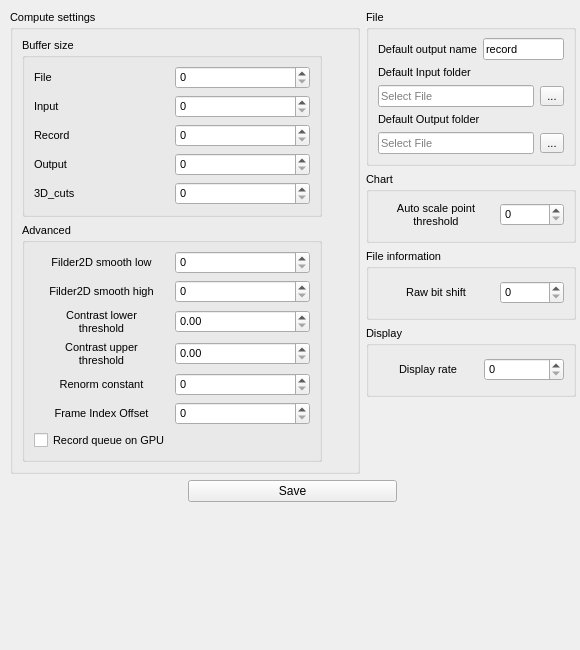
<?xml version="1.0" encoding="UTF-8"?>
<ui version="4.0">
 <class>AdvancedSettingsWindow</class>
 <widget class="QMainWindow" name="AdvancedSettingsWindow">
  <property name="geometry">
   <rect>
    <x>0</x>
    <y>0</y>
    <width>580</width>
    <height>650</height>
   </rect>
  </property>
  <property name="sizePolicy">
   <sizepolicy hsizetype="Fixed" vsizetype="Fixed">
    <horstretch>0</horstretch>
    <verstretch>0</verstretch>
   </sizepolicy>
  </property>
  <property name="minimumSize">
   <size>
    <width>450</width>
    <height>560</height>
   </size>
  </property>
  <property name="windowTitle">
   <string>Advanced Settings</string>
  </property>
  <property name="animated">
   <bool>false</bool>
  </property>
  <widget class="QWidget" name="CentralWidget">
   <property name="sizePolicy">
    <sizepolicy hsizetype="Fixed" vsizetype="Fixed">
     <horstretch>0</horstretch>
     <verstretch>0</verstretch>
    </sizepolicy>
   </property>
   <property name="acceptDrops">
    <bool>true</bool>
   </property>
   <widget class="QWidget" name="gridLayoutWidget">
    <property name="geometry">
     <rect>
      <x>10</x>
      <y>10</y>
      <width>428</width>
      <height>428</height>
     </rect>
    </property>
    <layout class="QGridLayout" name="gridLayout">
     <property name="sizeConstraint">
      <enum>QLayout::SetFixedSize</enum>
     </property>
     <item row="3" column="1">
      <widget class="holovibes::gui::GroupBox" name="DisplayGroupbox">
       <property name="sizePolicy">
        <sizepolicy hsizetype="Fixed" vsizetype="Preferred">
         <horstretch>1</horstretch>
         <verstretch>0</verstretch>
        </sizepolicy>
       </property>
       <property name="minimumSize">
        <size>
         <width>210</width>
         <height>0</height>
        </size>
       </property>
       <property name="maximumSize">
        <size>
         <width>210</width>
         <height>16777215</height>
        </size>
       </property>
       <property name="baseSize">
        <size>
         <width>210</width>
         <height>0</height>
        </size>
       </property>
       <property name="font">
        <font>
         <pointsize>8</pointsize>
        </font>
       </property>
       <property name="toolTip">
        <string notr="true"/>
       </property>
       <property name="toolTipDuration">
        <number>-1</number>
       </property>
       <property name="title">
        <string>Display</string>
       </property>
       <property name="flat">
        <bool>false</bool>
       </property>
       <layout class="QVBoxLayout" name="verticalLayout_18">
        <property name="bottomMargin">
         <number>9</number>
        </property>
        <item>
         <layout class="QHBoxLayout" name="horizontalLayout_3">
          <item>
           <widget class="QLabel" name="displayRateLabel">
            <property name="sizePolicy">
             <sizepolicy hsizetype="Preferred" vsizetype="Preferred">
              <horstretch>0</horstretch>
              <verstretch>0</verstretch>
             </sizepolicy>
            </property>
            <property name="minimumSize">
             <size>
              <width>100</width>
              <height>0</height>
             </size>
            </property>
            <property name="text">
             <string>Display rate</string>
            </property>
            <property name="alignment">
             <set>Qt::AlignCenter</set>
            </property>
           </widget>
          </item>
          <item>
           <widget class="QSpinBox" name="DisplayRateSpinBox">
            <property name="sizePolicy">
             <sizepolicy hsizetype="Fixed" vsizetype="Fixed">
              <horstretch>0</horstretch>
              <verstretch>0</verstretch>
             </sizepolicy>
            </property>
            <property name="minimumSize">
             <size>
              <width>80</width>
              <height>0</height>
             </size>
            </property>
            <property name="layoutDirection">
             <enum>Qt::LeftToRight</enum>
            </property>
            <property name="alignment">
             <set>Qt::AlignLeading|Qt::AlignLeft|Qt::AlignVCenter</set>
            </property>
            <property name="maximum">
             <number>99</number>
            </property>
           </widget>
          </item>
         </layout>
        </item>
       </layout>
      </widget>
     </item>
     <item row="1" column="1">
      <widget class="holovibes::gui::GroupBox" name="ChartGroupBox">
       <property name="sizePolicy">
        <sizepolicy hsizetype="Fixed" vsizetype="Preferred">
         <horstretch>1</horstretch>
         <verstretch>0</verstretch>
        </sizepolicy>
       </property>
       <property name="minimumSize">
        <size>
         <width>210</width>
         <height>0</height>
        </size>
       </property>
       <property name="maximumSize">
        <size>
         <width>210</width>
         <height>16777215</height>
        </size>
       </property>
       <property name="baseSize">
        <size>
         <width>210</width>
         <height>0</height>
        </size>
       </property>
       <property name="font">
        <font>
         <pointsize>8</pointsize>
        </font>
       </property>
       <property name="toolTip">
        <string notr="true"/>
       </property>
       <property name="toolTipDuration">
        <number>-1</number>
       </property>
       <property name="title">
        <string>Chart</string>
       </property>
       <property name="flat">
        <bool>false</bool>
       </property>
       <layout class="QVBoxLayout" name="verticalLayout_16">
        <property name="bottomMargin">
         <number>9</number>
        </property>
        <item>
         <layout class="QHBoxLayout" name="horizontalLayout_2">
          <item>
           <widget class="QLabel" name="autoScaleLabel">
            <property name="sizePolicy">
             <sizepolicy hsizetype="Preferred" vsizetype="Maximum">
              <horstretch>0</horstretch>
              <verstretch>0</verstretch>
             </sizepolicy>
            </property>
            <property name="minimumSize">
             <size>
              <width>100</width>
              <height>0</height>
             </size>
            </property>
            <property name="text">
             <string>Auto scale point
threshold</string>
            </property>
            <property name="alignment">
             <set>Qt::AlignCenter</set>
            </property>
            <property name="wordWrap">
             <bool>true</bool>
            </property>
           </widget>
          </item>
          <item>
           <widget class="QSpinBox" name="autoScalePointThresholdSpinBox">
            <property name="sizePolicy">
             <sizepolicy hsizetype="Fixed" vsizetype="Fixed">
              <horstretch>0</horstretch>
              <verstretch>0</verstretch>
             </sizepolicy>
            </property>
            <property name="minimumSize">
             <size>
              <width>1</width>
              <height>0</height>
             </size>
            </property>
            <property name="layoutDirection">
             <enum>Qt::LeftToRight</enum>
            </property>
            <property name="alignment">
             <set>Qt::AlignLeading|Qt::AlignLeft|Qt::AlignVCenter</set>
            </property>
            <property name="maximum">
             <number>999999999</number>
            </property>
           </widget>
          </item>
         </layout>
        </item>
       </layout>
      </widget>
     </item>
     <item row="0" column="0" rowspan="5">
      <widget class="holovibes::gui::GroupBox" name="ComputeSettingsGroupBox">
       <property name="sizePolicy">
        <sizepolicy hsizetype="Fixed" vsizetype="Preferred">
         <horstretch>1</horstretch>
         <verstretch>0</verstretch>
        </sizepolicy>
       </property>
       <property name="minimumSize">
        <size>
         <width>350</width>
         <height>0</height>
        </size>
       </property>
       <property name="maximumSize">
        <size>
         <width>350</width>
         <height>16777215</height>
        </size>
       </property>
       <property name="baseSize">
        <size>
         <width>350</width>
         <height>0</height>
        </size>
       </property>
       <property name="font">
        <font>
         <pointsize>8</pointsize>
        </font>
       </property>
       <property name="toolTip">
        <string notr="true"/>
       </property>
       <property name="toolTipDuration">
        <number>-1</number>
       </property>
       <property name="title">
        <string>Compute settings</string>
       </property>
       <property name="flat">
        <bool>false</bool>
       </property>
       <layout class="QVBoxLayout" name="verticalLayout_12">
        <property name="bottomMargin">
         <number>9</number>
        </property>
        <item>
         <widget class="holovibes::gui::GroupBox" name="BufferSizeGroupBox">
          <property name="sizePolicy">
           <sizepolicy hsizetype="Fixed" vsizetype="Preferred">
            <horstretch>1</horstretch>
            <verstretch>0</verstretch>
           </sizepolicy>
          </property>
          <property name="minimumSize">
           <size>
            <width>300</width>
            <height>0</height>
           </size>
          </property>
          <property name="maximumSize">
           <size>
            <width>300</width>
            <height>16777215</height>
           </size>
          </property>
          <property name="baseSize">
           <size>
            <width>300</width>
            <height>0</height>
           </size>
          </property>
          <property name="font">
           <font>
            <pointsize>8</pointsize>
           </font>
          </property>
          <property name="toolTip">
           <string notr="true"/>
          </property>
          <property name="toolTipDuration">
           <number>-1</number>
          </property>
          <property name="title">
           <string>Buffer size</string>
          </property>
          <property name="flat">
           <bool>false</bool>
          </property>
          <layout class="QVBoxLayout" name="verticalLayout_13">
           <property name="bottomMargin">
            <number>9</number>
           </property>
           <item>
            <layout class="QGridLayout" name="BufferSizeLayout">
             <property name="sizeConstraint">
              <enum>QLayout::SetMinimumSize</enum>
             </property>
             <item row="0" column="0">
              <widget class="QLabel" name="FileBSLabel">
               <property name="text">
                <string>File</string>
               </property>
              </widget>
             </item>
             <item row="3" column="0">
              <widget class="QLabel" name="OutputLabel">
               <property name="text">
                <string>Output</string>
               </property>
              </widget>
             </item>
             <item row="2" column="0">
              <widget class="QLabel" name="RecordBSLabel">
               <property name="text">
                <string>Record</string>
               </property>
              </widget>
             </item>
             <item row="1" column="0">
              <widget class="QLabel" name="InputBSLabel">
               <property name="text">
                <string>Input</string>
               </property>
              </widget>
             </item>
             <item row="4" column="0">
              <widget class="QLabel" name="Cuts3DbsLabel">
               <property name="text">
                <string>3D_cuts</string>
               </property>
              </widget>
             </item>
             <item row="0" column="1">
              <widget class="QSpinBox" name="FileBSSpinBox">
               <property name="wrapping">
                <bool>false</bool>
               </property>
               <property name="showGroupSeparator" stdset="0">
                <bool>false</bool>
               </property>
               <property name="maximum">
                <number>9999999</number>
               </property>
              </widget>
             </item>
             <item row="1" column="1">
              <widget class="QSpinBox" name="InputBSSpinBox">
               <property name="maximum">
                <number>999999</number>
               </property>
              </widget>
             </item>
             <item row="2" column="1">
              <widget class="QSpinBox" name="RecordBSSpinBox">
               <property name="maximum">
                <number>999999</number>
               </property>
              </widget>
             </item>
             <item row="3" column="1">
              <widget class="QSpinBox" name="OutputBSSpinBox">
               <property name="maximum">
                <number>999999</number>
               </property>
              </widget>
             </item>
             <item row="4" column="1">
              <widget class="QSpinBox" name="Cuts3DBSSpinBox">
               <property name="maximum">
                <number>999999</number>
               </property>
              </widget>
             </item>
            </layout>
           </item>
          </layout>
         </widget>
        </item>
        <item>
         <widget class="holovibes::gui::GroupBox" name="AdvancedGroupBox">
          <property name="sizePolicy">
           <sizepolicy hsizetype="Fixed" vsizetype="Preferred">
            <horstretch>1</horstretch>
            <verstretch>0</verstretch>
           </sizepolicy>
          </property>
          <property name="minimumSize">
           <size>
            <width>300</width>
            <height>0</height>
           </size>
          </property>
          <property name="maximumSize">
           <size>
            <width>300</width>
            <height>16777215</height>
           </size>
          </property>
          <property name="baseSize">
           <size>
            <width>300</width>
            <height>0</height>
           </size>
          </property>
          <property name="font">
           <font>
            <pointsize>8</pointsize>
           </font>
          </property>
          <property name="toolTip">
           <string notr="true"/>
          </property>
          <property name="toolTipDuration">
           <number>-1</number>
          </property>
          <property name="title">
           <string>Advanced</string>
          </property>
          <property name="flat">
           <bool>false</bool>
          </property>
          <layout class="QVBoxLayout" name="verticalLayout_14">
           <property name="bottomMargin">
            <number>9</number>
           </property>
           <item>
            <layout class="QGridLayout" name="gridLayout_4">
             <item row="2" column="0">
              <widget class="QLabel" name="label_7">
               <property name="text">
                <string>Filder2D smooth high</string>
               </property>
               <property name="alignment">
                <set>Qt::AlignCenter</set>
               </property>
              </widget>
             </item>
             <item row="1" column="0">
              <widget class="QLabel" name="label_9">
               <property name="minimumSize">
                <size>
                 <width>110</width>
                 <height>0</height>
                </size>
               </property>
               <property name="text">
                <string>Filder2D smooth low</string>
               </property>
               <property name="alignment">
                <set>Qt::AlignCenter</set>
               </property>
              </widget>
             </item>
             <item row="5" column="1">
              <widget class="QSpinBox" name="RenormConstantSpinBox"/>
             </item>
             <item row="3" column="0">
              <widget class="QLabel" name="label_6">
               <property name="text">
                <string>Contrast lower
threshold</string>
               </property>
               <property name="alignment">
                <set>Qt::AlignCenter</set>
               </property>
              </widget>
             </item>
             <item row="4" column="0">
              <widget class="QLabel" name="label_5">
               <property name="text">
                <string>Contrast upper
threshold</string>
               </property>
               <property name="alignment">
                <set>Qt::AlignCenter</set>
               </property>
              </widget>
             </item>
             <item row="5" column="0">
              <widget class="QLabel" name="label_10">
               <property name="text">
                <string>Renorm constant</string>
               </property>
               <property name="alignment">
                <set>Qt::AlignCenter</set>
               </property>
              </widget>
             </item>
             <item row="4" column="1">
              <widget class="QDoubleSpinBox" name="ContrastUpperSpinBox">
               <property name="maximum">
                <double>100.000000000000000</double>
               </property>
              </widget>
             </item>
             <item row="6" column="1">
              <widget class="QSpinBox" name="CutsContrastSpinBox">
               <property name="maximum">
                <number>100</number>
               </property>
              </widget>
             </item>
             <item row="1" column="1">
              <widget class="QSpinBox" name="Filter2DLowSpinBox">
               <property name="maximum">
                <number>100</number>
               </property>
              </widget>
             </item>
             <item row="2" column="1">
              <widget class="QSpinBox" name="Filter2DHighSpinBox">
               <property name="maximum">
                <number>100</number>
               </property>
              </widget>
             </item>
             <item row="6" column="0">
              <widget class="QLabel" name="label_18">
               <property name="text">
                <string>Frame Index Offset</string>
               </property>
               <property name="alignment">
                <set>Qt::AlignCenter</set>
               </property>
              </widget>
             </item>
             <item row="7" column="0" colspan="2">
                <widget class="QCheckBox" name="RecordQueueLocationCheckBox">
                    <property name="text">
                        <string>Record queue on GPU</string>
                    </property>
                    <property name="checkable">
                        <bool>true</bool>
                    </property>
                </widget>
            </item>
             <item row="3" column="1">
              <widget class="QDoubleSpinBox" name="ContrastLowerSpinBox">
               <property name="maximum">
                <double>100.000000000000000</double>
               </property>
              </widget>
             </item>
            </layout>
           </item>
          </layout>
         </widget>
        </item>
       </layout>
      </widget>
     </item>
     <item row="5" column="0" colspan="2">
      <layout class="QHBoxLayout" name="SettingsLayout">
       <property name="sizeConstraint">
        <enum>QLayout::SetFixedSize</enum>
       </property>
       <item>
        <widget class="QPushButton" name="ApplyPushButton">
         <property name="sizePolicy">
          <sizepolicy hsizetype="Maximum" vsizetype="Fixed">
           <horstretch>1</horstretch>
           <verstretch>0</verstretch>
          </sizepolicy>
         </property>
         <property name="minimumSize">
          <size>
           <width>209</width>
           <height>0</height>
          </size>
         </property>
         <property name="layoutDirection">
          <enum>Qt::LeftToRight</enum>
         </property>
         <property name="text">
          <string>Save</string>
         </property>
        </widget>
       </item>
      </layout>
     </item>
     <item row="2" column="1">
      <widget class="holovibes::gui::GroupBox" name="FileInformationGroupBox">
       <property name="sizePolicy">
        <sizepolicy hsizetype="Fixed" vsizetype="Preferred">
         <horstretch>1</horstretch>
         <verstretch>0</verstretch>
        </sizepolicy>
       </property>
       <property name="minimumSize">
        <size>
         <width>210</width>
         <height>0</height>
        </size>
       </property>
       <property name="maximumSize">
        <size>
         <width>210</width>
         <height>16777215</height>
        </size>
       </property>
       <property name="baseSize">
        <size>
         <width>210</width>
         <height>0</height>
        </size>
       </property>
       <property name="font">
        <font>
         <pointsize>8</pointsize>
        </font>
       </property>
       <property name="toolTip">
        <string notr="true"/>
       </property>
       <property name="toolTipDuration">
        <number>-1</number>
       </property>
       <property name="title">
        <string>File information</string>
       </property>
       <property name="flat">
        <bool>false</bool>
       </property>
       <layout class="QVBoxLayout" name="verticalLayout_17">
        <property name="bottomMargin">
         <number>9</number>
        </property>
        <item>
         <layout class="QHBoxLayout" name="horizontalLayout">
          <item>
           <widget class="QLabel" name="rawBitShiftLabel">
            <property name="sizePolicy">
             <sizepolicy hsizetype="Preferred" vsizetype="Preferred">
              <horstretch>0</horstretch>
              <verstretch>0</verstretch>
             </sizepolicy>
            </property>
            <property name="minimumSize">
             <size>
              <width>100</width>
              <height>0</height>
             </size>
            </property>
            <property name="text">
             <string>Raw bit shift</string>
            </property>
            <property name="alignment">
             <set>Qt::AlignCenter</set>
            </property>
           </widget>
          </item>
          <item>
           <widget class="QSpinBox" name="rawBitShiftSpinBox">
            <property name="sizePolicy">
             <sizepolicy hsizetype="Fixed" vsizetype="Fixed">
              <horstretch>0</horstretch>
              <verstretch>0</verstretch>
             </sizepolicy>
            </property>
            <property name="minimumSize">
             <size>
              <width>1</width>
              <height>0</height>
             </size>
            </property>
            <property name="layoutDirection">
             <enum>Qt::LeftToRight</enum>
            </property>
            <property name="alignment">
             <set>Qt::AlignLeading|Qt::AlignLeft|Qt::AlignVCenter</set>
            </property>
            <property name="maximum">
             <number>999999999</number>
            </property>
           </widget>
          </item>
         </layout>
        </item>
       </layout>
      </widget>
     </item>
     <item row="0" column="1">
      <widget class="holovibes::gui::GroupBox" name="FileGroupBox">
       <property name="sizePolicy">
        <sizepolicy hsizetype="Fixed" vsizetype="Preferred">
         <horstretch>1</horstretch>
         <verstretch>0</verstretch>
        </sizepolicy>
       </property>
       <property name="minimumSize">
        <size>
         <width>210</width>
         <height>0</height>
        </size>
       </property>
       <property name="maximumSize">
        <size>
         <width>210</width>
         <height>16777215</height>
        </size>
       </property>
       <property name="baseSize">
        <size>
         <width>210</width>
         <height>0</height>
        </size>
       </property>
       <property name="font">
        <font>
         <pointsize>8</pointsize>
        </font>
       </property>
       <property name="toolTip">
        <string notr="true"/>
       </property>
       <property name="toolTipDuration">
        <number>-1</number>
       </property>
       <property name="title">
        <string>File</string>
       </property>
       <property name="flat">
        <bool>false</bool>
       </property>
       <layout class="QVBoxLayout" name="verticalLayout_15">
        <property name="bottomMargin">
         <number>9</number>
        </property>
        <item>
         <layout class="QGridLayout" name="FileLayout">
          <property name="sizeConstraint">
           <enum>QLayout::SetFixedSize</enum>
          </property>
          <item row="1" column="0" rowspan="2">
           <widget class="QLabel" name="DefaultNameLabel">
            <property name="text">
             <string>Default output name</string>
            </property>
           </widget>
          </item>
          <item row="4" column="0" colspan="2">
           <widget class="holovibes::gui::Drag_drop_lineedit" name="InputFolderPathLineEdit">
            <property name="enabled">
             <bool>true</bool>
            </property>
            <property name="acceptDrops">
             <bool>true</bool>
            </property>
            <property name="text">
             <string/>
            </property>
            <property name="dragEnabled">
             <bool>false</bool>
            </property>
            <property name="readOnly">
             <bool>true</bool>
            </property>
            <property name="placeholderText">
             <string>Select File</string>
            </property>
           </widget>
          </item>
          <item row="4" column="2">
           <widget class="QToolButton" name="InputFolderBrowseToolButton">
            <property name="acceptDrops">
             <bool>true</bool>
            </property>
            <property name="text">
             <string>...</string>
            </property>
            <property name="shortcut">
             <string>Ctrl+O</string>
            </property>
           </widget>
          </item>
          <item row="6" column="2">
           <widget class="QToolButton" name="OutputBrowseToolButton">
            <property name="acceptDrops">
             <bool>true</bool>
            </property>
            <property name="text">
             <string>...</string>
            </property>
            <property name="shortcut">
             <string>Ctrl+O</string>
            </property>
           </widget>
          </item>
          <item row="1" column="1" rowspan="2" colspan="2">
           <widget class="holovibes::gui::Drag_drop_lineedit" name="OutputNameLineEdit">
            <property name="enabled">
             <bool>true</bool>
            </property>
            <property name="acceptDrops">
             <bool>true</bool>
            </property>
            <property name="text">
             <string>record</string>
            </property>
            <property name="dragEnabled">
             <bool>false</bool>
            </property>
            <property name="readOnly">
             <bool>false</bool>
            </property>
            <property name="placeholderText">
             <string>Select File</string>
            </property>
           </widget>
          </item>
          <item row="3" column="0" colspan="3">
           <widget class="QLabel" name="InputFolderLabel">
            <property name="text">
             <string>Default Input folder</string>
            </property>
           </widget>
          </item>
          <item row="6" column="0" colspan="2">
           <widget class="holovibes::gui::Drag_drop_lineedit" name="OutputFolderPathLineEdit">
            <property name="enabled">
             <bool>true</bool>
            </property>
            <property name="acceptDrops">
             <bool>true</bool>
            </property>
            <property name="text">
             <string/>
            </property>
            <property name="dragEnabled">
             <bool>false</bool>
            </property>
            <property name="readOnly">
             <bool>true</bool>
            </property>
            <property name="placeholderText">
             <string>Select File</string>
            </property>
           </widget>
          </item>
          <item row="5" column="0" colspan="3">
           <widget class="QLabel" name="OutputFolderLabel">
            <property name="text">
             <string>Default Output folder</string>
            </property>
           </widget>
          </item>
         </layout>
        </item>
       </layout>
      </widget>
     </item>
    </layout>
   </widget>
  </widget>
 </widget>
 <customwidgets>
  <customwidget>
   <class>holovibes::gui::Drag_drop_lineedit</class>
   <extends>QLineEdit</extends>
   <header>gui_drag_drop_lineedit.hh</header>
  </customwidget>
  <customwidget>
   <class>holovibes::gui::GroupBox</class>
   <extends>QGroupBox</extends>
   <header>gui_group_box.hh</header>
   <container>1</container>
   <slots>
    <slot>ShowOrHide()</slot>
    <slot>reset()</slot>
   </slots>
  </customwidget>
 </customwidgets>
 <resources/>
 <connections>
  <connection>
   <sender>ApplyPushButton</sender>
   <signal>clicked()</signal>
   <receiver>AdvancedSettingsWindow</receiver>
   <slot>set_ui_values()</slot>
   <hints>
    <hint type="sourcelabel">
     <x>286</x>
     <y>376</y>
    </hint>
    <hint type="destinationlabel">
     <x>230</x>
     <y>224</y>
    </hint>
   </hints>
  </connection>
  <connection>
   <sender>InputFolderBrowseToolButton</sender>
   <signal>clicked()</signal>
   <receiver>AdvancedSettingsWindow</receiver>
   <slot>change_input_folder_path()</slot>
   <hints>
    <hint type="sourcelabel">
     <x>422</x>
     <y>90</y>
    </hint>
    <hint type="destinationlabel">
     <x>230</x>
     <y>224</y>
    </hint>
   </hints>
  </connection>
  <connection>
   <sender>OutputBrowseToolButton</sender>
   <signal>clicked()</signal>
   <receiver>AdvancedSettingsWindow</receiver>
   <slot>change_output_folder_path()</slot>
  </connection>
 </connections>
 <slots>
  <slot>set_current_values()</slot>
  <slot>set_ui_values()</slot>
  <slot>change_input_folder_path()</slot>
  <slot>change_output_folder_path()</slot>
 </slots>
</ui>
